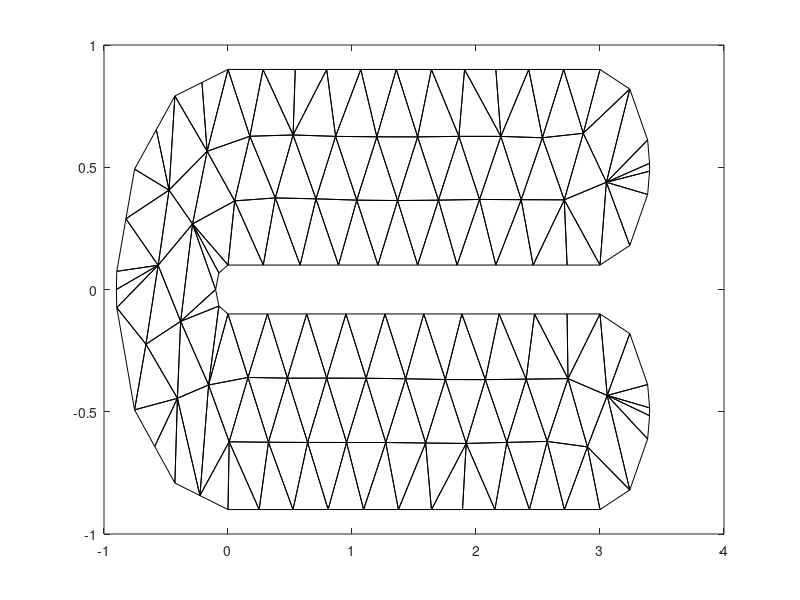

Recreate this plot in MATLAB. (Note: this script raises an error after producing the figure.)
%%%%%%%%%%%%%%%%%%%%%%%%%%%%%%%%%%%%%%%%%%%%%%%%%%%%%%%%%%%%%%%%%%%%%%
% Project: Spatial Autoregressive Partially Linear Varying Coefficient
% Model (SAR-CVM)
% Example 2. Horseshoe Domain
% Author: GuanNan Wang, JingRu Mu & Lily Wang
% Function: Main Function
% Date: 12/2019
%%%%%%%%%%%%%%%%%%%%%%%%%%%%%%%%%%%%%%%%%%%%%%%%%%%%%%%%%%%%%%%%%%%%%%
clear;
warning off;
format long g;

% Population
n1=180; n2=80;
load('eg2_pop.mat');
Ystar_pop=pop(:,1);
beta1_pop=pop(:,2);
beta2_pop=pop(:,3);
beta3_pop=pop(:,4);
beta_pop=[beta1_pop beta2_pop beta3_pop];
Xpop=pop(:,5:7);
Zpop=pop(:,8:9);

% Boundary and Triangulation (V1 T1, V2 T2 and V3 T3);
load('bnd_n60.mat');
load('eg2_V2.mat'); % Vertices;
load('eg2_T2.mat'); % Triangulation;
figure;
triplot(T,V(:,1),V(:,2),'k');

tmp=insideVT(V,T,Zpop(:,1),Zpop(:,2));
npop=size(pop,1);
ind_pop=1:npop;
ind_pop=ind_pop(tmp==1 & ~isnan(Ystar_pop));

% Bivariate Spline;
d=2; %d>r is the degree of spline functions over (V,T).
r=1; %r is the smoothness of the spline functions over (V,T).
H=smoothness(V,T,d,r); %H is the smoothness condition matrix.
Q2=qrH(H); %QR decomposition of the transpose of matrix H.
K=energy(V,T,d); %energy matrix;

% Simulation Parameters;
n=1000; % Sample size
np=size(beta_pop,2); % # Covariates;
alpha=0.5; 
sigma=1; % White noise;
ind_nl_true=1:2; ind_l_true=3; % Varying and non-varying coefficients;
nSIM=200; % # Replications;
penalty=true; % Penalized spline (true/false);

% For results;
alpha_mse_all=[];
beta_mse_all=[];
beta_mise_all=[];
ind_nl_all=[];

%%%%%%%%%%%%%%%%%%%%%%%%%%%%%%%%%%%%%%%%%%%%%%%%%%%%%%%%%%%%%%%%%%%%%%;
% Main function;
tic
for iter=1:nSIM 
    %iter=1;
    rng(iter);
    iter
    [dat Wg]=DataGenerator2(pop,n,sigma,alpha,bb,V,T,iter);
    Y=dat(:,1);
    beta=dat(:,2:(np+1)); % True varying coefficient function;
    X=dat(:,(np+2):(2*np+1)); % Covariates;
    Z=dat(:,(2*np+2):(2*np+3)); % Location info;

    % estimation;
    ind_start=-6;
    ind_end=3;
    stepSize=0.5;
    index=ind_start:stepSize:ind_end;
    lambda=10.^index;

    [B B0 Ind]=Basis(Z,V,T,d);

    X_l=X(:,ind_l_true); X_nl=X(:,ind_nl_true);
    [theta_hat gamma_hat beta_hat...
        alpha_hat Ystar_hat Yhat mse mle aic bic]=...
        fitSVCAM(X_l,X_nl,Y,Wg,B,Q2,K,lambda,penalty);
    
    alpha_mse=(alpha-alpha_hat)^2;
    alpha_mse_all=[alpha_mse_all alpha_mse];

    beta_hat_all=zeros(n,np);
    beta_hat_all(:,ind_l_true)=repmat(theta_hat',n,1);
    beta_hat_all(:,ind_nl_true)=beta_hat;
    beta_mse=mean((beta-beta_hat_all).^2,1);
    beta_mse_all=[beta_mse_all; beta_mse];

    beta_pop_hat=beta_pred(Zpop,V,T,d,gamma_hat,theta_hat,ind_nl_true,...
        ind_l_true);
    beta_mise=nanmean((beta_pop_hat-beta_pop).^2,1);
    beta_mise_all=[beta_mise_all; beta_mise];

    display(['alpha_mse = ',num2str(alpha_mse)]);
    display(['beta_mise = ',num2str(beta_mise)]);
end
toc
alpha_mse=round(mean(alpha_mse_all),4)
beta_mise=round(mean(beta_mise_all,1),4)

